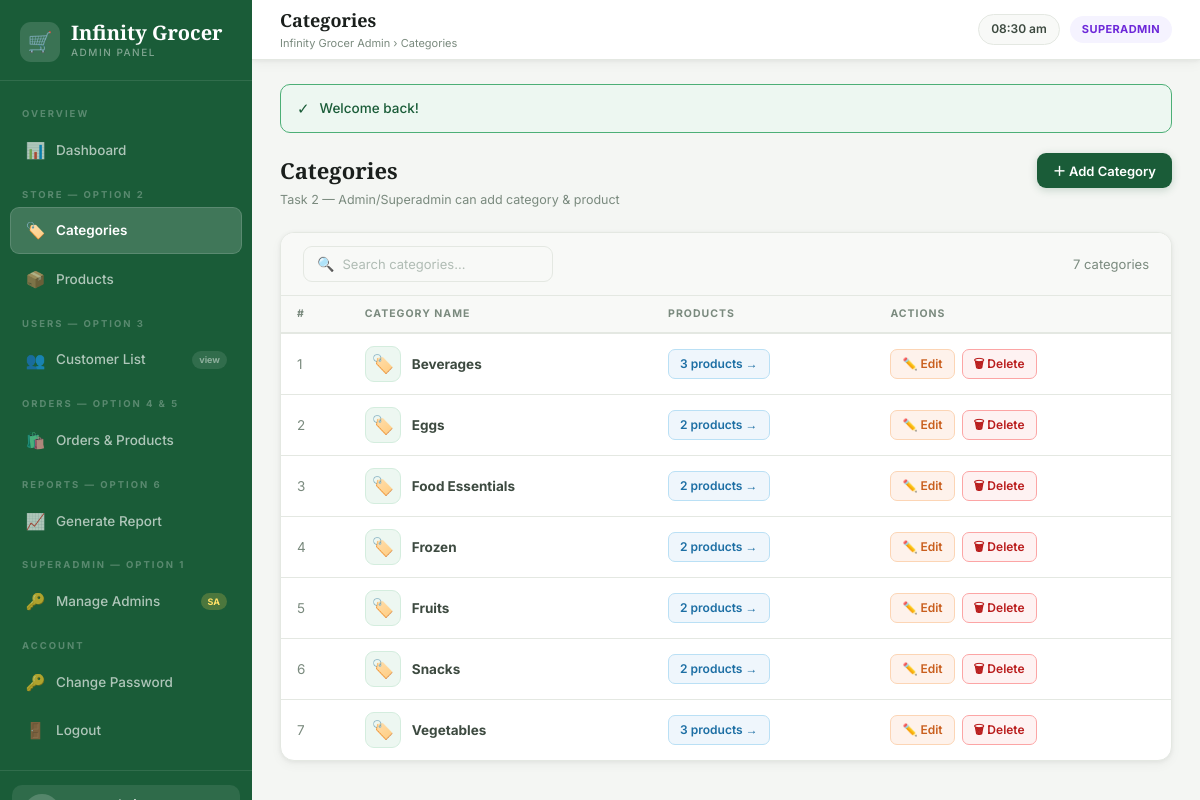
The app's page /admin/pages/categories.php (signed in) with its own data.
### tables this page shows
CREATE TABLE IF NOT EXISTS categories (
    category_id INT PRIMARY KEY AUTO_INCREMENT,
    category_name VARCHAR(255) NOT NULL UNIQUE
);

### admin/pages/categories.php (the view, shortened to what this page needs)
<?php
require_once '../includes/auth.php';
requireLogin();$db=getDB();$page_title='Categories';
$s=sanitize($_GET['search']??'');$w=$s?"WHERE c.category_name LIKE '%$s%'":'';
$rows=[];$r=$db->query("SELECT c.*,COUNT(p.product_id) pc FROM categories c LEFT JOIN products p ON p.active = 1 AND c.category_id=p.category_id $w GROUP BY c.category_id ORDER BY c.category_name");
while($x=$r->fetch_assoc())$rows[]=$x;
require_once '../includes/header.php';
?>
<div class="page-head">
  <div><h2>Categories</h2><p>Task 2 — Admin/Superadmin can add category &amp; product</p></div>
  <button class="btn btn-primary" onclick="openModal('addM')">＋ Add Category</button>
</div>
<div class="card">
  <div class="filters-row">
    <form method="GET" style="display:flex;gap:10px;align-items:center">
      <div class="search-bar"><span class="si">🔍</span><input type="text" name="search" placeholder="Search categories..." value="<?= $s ?>"></div>
    </form>
    <span style="margin-left:auto;font-size:13px;color:var(--text3)"><?= count($rows) ?> categories</span>
  </div>
  <div class="tbl-wrap"><table>
    <thead><tr><th>#</th><th>Category Name</th><th>Products</th><th>Actions</th></tr></thead>
    <tbody>
    <?php if(empty($rows)):?><tr><td colspan="4"><div class="empty-state"><div class="ei">🏷️</div><p>No categories yet</p></div></td></tr>
    <?php else:$i=1;foreach($rows as $c):?>
    <tr>
      <td style="color:var(--text3)"><?=$i++?></td>
      <td><div style="display:flex;align-items:center;gap:11px">
        <div style="width:36px;height:36px;background:var(--green-bg);border:1px solid var(--green-lt);border-radius:9px;display:flex;align-items:center;justify-content:center;font-size:18px">🏷️</div>
        <strong><?= sanitize($c['category_name'])?></strong>
      </div></td>
      <td><a href="products.php?category=<?=$c['category_id']?>" class="btn btn-blue btn-sm"><?=$c['pc']?> products →</a></td>
      <td><div style="display:flex;gap:7px">
        <button class="btn btn-orange btn-sm" onclick="editCat(<?=$c['category_id']?>,'<?= addslashes(sanitize($c['category_name']))?>')">✏️ Edit</button>
        <a href="categories.php?delete=<?=$c['category_id']?>" class="btn btn-danger btn-sm" onclick="return confirm('Delete?')">🗑 Delete</a>
      </div></td>
    </tr>
    <?php endforeach;endif;?>
    </tbody>
  </table></div>
</div>
<?php require_once '../includes/footer.php'; ?>

### admin/assets/css/style.css (style rules this page uses)
:root { --bg: #f4f6f3; --surface: #ffffff; --surface2: #f8f9f7; --border: #e4e8e2; --border2: #d0d5cc; --green: #1a5c38; --green2: #27764a; --green3: #4caf76; --green-lt: #d4edde; --green-bg: #edf7f1; --text: #1a1f1c; --text2: #3d4a40; --text3: #7a8a7e; --text4: #b0bcb4; --orange: #c95f1e; --orange-bg: #fef2eb; --red: #b91c1c; --red-bg: #fef2f2; --blue: #1d6fa4; --blue-bg: #eff6fc; --yellow: #a16207; --yellow-bg: #fefce8; --purple: #6d28d9; --purple-bg: #f5f3ff; --sidebar-w: 252px; --topbar-h: 60px; --radius: 10px; --radius-lg: 14px; --shadow: 0 1px 4px rgba(0,0,0,.06), 0 4px 12px rgba(0,0,0,.04); --shadow-md: 0 4px 20px rgba(0,0,0,.10); --shadow-lg: 0 8px 40px rgba(0,0,0,.14); --font: 'Inter', sans-serif; --font-s: 'Playfair Display', serif; }
*,*::before,*::after { margin:0;padding:0;box-sizing:border-box }
body { font-family:var(--font);background:var(--bg);color:var(--text);min-height:100vh;display:flex;font-size:14px;line-height:1.55 }
a { text-decoration:none;color:inherit }
button { font-family:var(--font) }
.page-head { display:flex;align-items:flex-start;justify-content:space-between;margin-bottom:22px;gap:12px }
.page-head h2 { font-family:var(--font-s);font-size:22px;font-weight:800 }
.page-head p { font-size:12.5px;color:var(--text3);margin-top:3px }
.card { background:var(--surface);border:1px solid var(--border);border-radius:var(--radius-lg);box-shadow:var(--shadow);overflow:hidden }
.tbl-wrap { overflow-x:auto }
table { width:100%;border-collapse:collapse;font-size:13.5px }
thead tr { background:var(--surface2);border-bottom:2px solid var(--border) }
th { padding:10px 16px;text-align:left;font-size:10.5px;font-weight:700;letter-spacing:1px;text-transform:uppercase;color:var(--text3);white-space:nowrap }
td { padding:12px 16px;border-bottom:1px solid var(--border);vertical-align:middle;color:var(--text2) }
tbody tr:last-child td { border-bottom:none }
.btn { display:inline-flex;align-items:center;gap:6px;padding:8px 16px;border-radius:9px;border:none;cursor:pointer;font-family:var(--font);font-size:13px;font-weight:600;transition:all .16s;text-decoration:none;white-space:nowrap }
.btn-primary { background:var(--green);color:#fff;box-shadow:0 2px 8px rgba(26,92,56,.22) }
.btn-danger { background:var(--red-bg);color:var(--red);border:1px solid #fca5a5 }
.btn-orange { background:var(--orange-bg);color:var(--orange);border:1px solid #fcd5b5 }
.btn-blue { background:var(--blue-bg);color:var(--blue);border:1px solid #bae0f5 }
.btn-sm { padding:5px 11px;font-size:12px;border-radius:7px }
input[type=text],input[type=email],input[type=number],input[type=password],textarea,select { width:100%;background:var(--surface2);border:1.5px solid var(--border);border-radius:9px;padding:10px 13px;color:var(--text);font-family:var(--font);font-size:13.5px;outline:none;transition:all .17s }
.search-bar { display:flex;align-items:center;gap:8px;padding:0 13px;background:var(--surface2);border:1.5px solid var(--border);border-radius:9px;width:250px;transition:all .17s }
.search-bar .si { font-size:14px;color:var(--text4);flex-shrink:0 }
.search-bar input { border:none;background:transparent;padding:9px 0;font-size:13px;color:var(--text);outline:none;width:100%;box-shadow:none }
.search-bar input::placeholder { color:var(--text4) }
.filters-row { display:flex;align-items:center;gap:10px;padding:13px 22px;border-bottom:1px solid var(--border);background:var(--surface2);flex-wrap:wrap }

### records on screen
categories: category_name "Beverages", pc "3"
categories: category_name "Eggs", pc "2"
categories: category_name "Food Essentials", pc "2"
categories: category_name "Frozen", pc "2"
categories: category_name "Fruits", pc "2"
categories: category_name "Snacks", pc "2"
categories: category_name "Vegetables", pc "3"

### other values on screen
$page_title "Categories"
$role "SUPERADMIN"
$icon "✓"
$f['msg'] "Welcome back!"
count($rows) "7"
